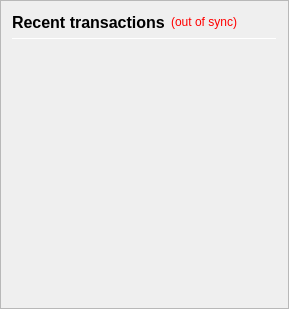
                <widget class="QFrame" name="frame_RecentTransactions">
                 <property name="minimumSize">
                  <size>
                   <width>0</width>
                   <height>0</height>
                  </size>
                 </property>
                 <property name="frameShape">
                  <enum>QFrame::StyledPanel</enum>
                 </property>
                 <property name="frameShadow">
                  <enum>QFrame::Raised</enum>
                 </property>
                 <layout class="QVBoxLayout" name="verticalLayout_1" stretch="0,0,0,0,0">
                  <item>
                   <layout class="QHBoxLayout" name="horizontalLayout_2">
                    <item>
                     <widget class="QLabel" name="label_4">
                      <property name="minimumSize">
                       <size>
                        <width>0</width>
                        <height>20</height>
                       </size>
                      </property>
                      <property name="font">
                       <font>
                        <pointsize>12</pointsize>
                        <weight>75</weight>
                        <bold>true</bold>
                       </font>
                      </property>
                      <property name="text">
                       <string>Recent transactions</string>
                      </property>
                     </widget>
                    </item>
                    <item>
                     <widget class="QLabel" name="labelTransactionsStatus">
                      <property name="cursor">
                       <cursorShape>WhatsThisCursor</cursorShape>
                      </property>
                      <property name="toolTip">
                       <string>The displayed information may be out of date. Your wallet automatically synchronizes with the Midas network after a connection is established, but this process has not completed yet.</string>
                      </property>
                      <property name="styleSheet">
                       <string notr="true">QLabel { color: red; }</string>
                      </property>
                      <property name="text">
                       <string notr="true">(out of sync)</string>
                      </property>
                      <property name="alignment">
                       <set>Qt::AlignRight|Qt::AlignTrailing|Qt::AlignVCenter</set>
                      </property>
                     </widget>
                    </item>
                    <item>
                     <spacer name="horizontalSpacer">
                      <property name="orientation">
                       <enum>Qt::Horizontal</enum>
                      </property>
                      <property name="sizeHint" stdset="0">
                       <size>
                        <width>40</width>
                        <height>20</height>
                       </size>
                      </property>
                     </spacer>
                    </item>
                   </layout>
                  </item>
                  <item>
                   <widget class="Line" name="line">
                    <property name="minimumSize">
                     <size>
                      <width>0</width>
                      <height>1</height>
                     </size>
                    </property>
                    <property name="maximumSize">
                     <size>
                      <width>16777215</width>
                      <height>1</height>
                     </size>
                    </property>
                    <property name="orientation">
                     <enum>Qt::Horizontal</enum>
                    </property>
                   </widget>
                  </item>
                  <item>
                   <widget class="QListView" name="listTransactions">
                    <property name="sizePolicy">
                     <sizepolicy hsizetype="Expanding" vsizetype="MinimumExpanding">
                      <horstretch>0</horstretch>
                      <verstretch>0</verstretch>
                     </sizepolicy>
                    </property>
                    <property name="minimumSize">
                     <size>
                      <width>0</width>
                      <height>0</height>
                     </size>
                    </property>
                    <property name="styleSheet">
                     <string notr="true">QListView { background: transparent; }</string>
                    </property>
                    <property name="frameShape">
                     <enum>QFrame::NoFrame</enum>
                    </property>
                    <property name="verticalScrollBarPolicy">
                     <enum>Qt::ScrollBarAlwaysOff</enum>
                    </property>
                    <property name="horizontalScrollBarPolicy">
                     <enum>Qt::ScrollBarAlwaysOff</enum>
                    </property>
                    <property name="selectionMode">
                     <enum>QAbstractItemView::NoSelection</enum>
                    </property>
                   </widget>
                  </item>
                  <item>
                   <spacer name="verticalSpacer_2">
                    <property name="orientation">
                     <enum>Qt::Vertical</enum>
                    </property>
                    <property name="sizeType">
                     <enum>QSizePolicy::Expanding</enum>
                    </property>
                    <property name="sizeHint" stdset="0">
                     <size>
                      <width>20</width>
                      <height>40</height>
                     </size>
                    </property>
                   </spacer>
                  </item>
                  <item>
                   <widget class="QLabel" name="labelAlerts">
                    <property name="maximumSize">
                     <size>
                      <width>16777215</width>
                      <height>16777215</height>
                     </size>
                    </property>
                    <property name="styleSheet">
                     <string notr="true">background-color: transparent;</string>
                    </property>
                    <property name="text">
                     <string/>
                    </property>
                    <property name="wordWrap">
                     <bool>true</bool>
                    </property>
                    <property name="margin">
                     <number>3</number>
                    </property>
                   </widget>
                  </item>
                 </layout>
                </widget>
